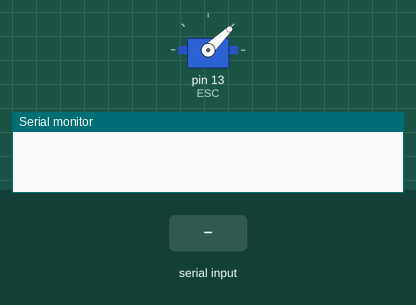
Recording of a sketch running on a simulated Arduino Uno, built with avr-gcc and run on an emulated ATmega328P. Parts: servo, the last lines printed to the serial monitor. Inputs (shaded band) come from the test bench.

Above: at 6.2 s.
6.3 s: "90,45\n" received over Serial
At 6.9 s:
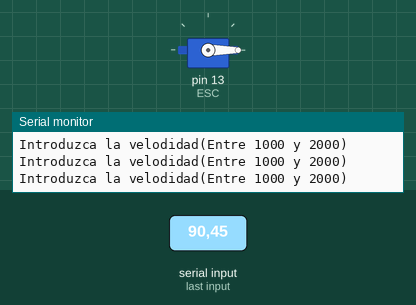
Timing chart, 0 to 9.3 s (numbered marks = the images above; inputs shaded):
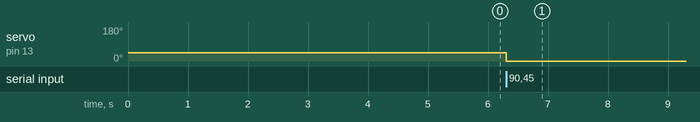

Measured:
- after the input at 6.3 s, servo on pin 13 (ESC): 44° → 0° at once

The sketch:

PWM.ino
```cpp
/* Programacion de un ESC con Arduino
 *
 * La velocidad del motor puede cambiarse enviando
 * un entero entre 1000 (vel. minima) y 2000 (vel. max.)
 * por Serial.
 *
 */
#include<Servo.h>

int Cambio_Escala(int Value);

Servo ESC; //Crear un objeto de clase servo

int vel = 1000; //amplitud del pulso


void setup()
{
  //Asignar un pin al ESC
  ESC.attach(13);                  //Cambiar por pin 9, pin 13 solo para probar
  pinMode(13, OUTPUT);

  //Activar el ESC
  ESC.writeMicroseconds(1000); //1000 = 1ms
  //Cambia el 1000 anterior por 2000 si
  //tu ESC se activa con un pulso de 2ms
  delay(5000); //Esperar 5 segundos para hacer la activacion

  //Iniciar puerto serial
  Serial.begin(9600);
  Serial.setTimeout(10);


}


void loop()
{
  if(Serial.available() >= 1)
  {
    Serial.println("Introduzca la velodidad(Entre 1000 y 2000)");
    vel = Serial.parseInt(); //Leer un entero por serial

    vel = Cambio_Escala(vel);

    if(vel != 0)
    {
      ESC.writeMicroseconds(vel); //Generar un pulso con el numero recibido
    }
  }
}


int Cambio_Escala(int Value){
  Value = Value - 1000;
  Value = (Value * 10) / 1000;

  return Value;
}
```
